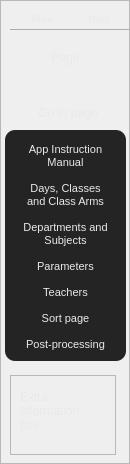
        <widget class="QFrame" name="sidebar">
         <property name="sizePolicy">
          <sizepolicy hsizetype="Expanding" vsizetype="Expanding">
           <horstretch>0</horstretch>
           <verstretch>0</verstretch>
          </sizepolicy>
         </property>
         <property name="maximumSize">
          <size>
           <width>130</width>
           <height>16777215</height>
          </size>
         </property>
         <property name="styleSheet">
          <string notr="true">*{
	color:#e9e9e9;
}

QFrame[objectName=&quot;sidebar&quot;]{
	background:#000;
	
}

QFrame[objectName=&quot;sidebar&quot;] QScrollArea{
	background:;
}

QPushButton{
	padding:3px;
	border:0.9px solid #eeeeee;
	border-radius:3px;
	font-size:10pt;
}</string>
         </property>
         <property name="frameShape">
          <enum>QFrame::StyledPanel</enum>
         </property>
         <property name="frameShadow">
          <enum>QFrame::Raised</enum>
         </property>
         <widget class="QGroupBox" name="prev_next_gbox">
          <property name="geometry">
           <rect>
            <x>10</x>
            <y>5</y>
            <width>121</width>
            <height>25</height>
           </rect>
          </property>
          <property name="minimumSize">
           <size>
            <width>0</width>
            <height>25</height>
           </size>
          </property>
          <property name="maximumSize">
           <size>
            <width>16777207</width>
            <height>25</height>
           </size>
          </property>
          <property name="styleSheet">
           <string notr="true">QGroupBox{
	border:none;
	border-bottom:0.9px solid #adadad;
}

QPushButton{
	border:none;
	font-size:10px;
}

QPushButton::hover{
	background:#555555;
}</string>
          </property>
          <layout class="QHBoxLayout" name="horizontalLayout_2">
           <property name="spacing">
            <number>1</number>
           </property>
           <property name="leftMargin">
            <number>1</number>
           </property>
           <property name="topMargin">
            <number>1</number>
           </property>
           <property name="rightMargin">
            <number>1</number>
           </property>
           <property name="bottomMargin">
            <number>1</number>
           </property>
           <item>
            <widget class="QPushButton" name="prev_stacked_page">
             <property name="toolTip">
              <string>&lt;html&gt;&lt;head/&gt;&lt;body&gt;&lt;p&gt;The previous page&lt;/p&gt;&lt;/body&gt;&lt;/html&gt;</string>
             </property>
             <property name="text">
              <string>Prev</string>
             </property>
             <property name="icon">
              <iconset>
               <normaloff>../Icons folder/bonus/icons-24/arrow-180.png</normaloff>../Icons folder/bonus/icons-24/arrow-180.png</iconset>
             </property>
             <property name="iconSize">
              <size>
               <width>16</width>
               <height>16</height>
              </size>
             </property>
            </widget>
           </item>
           <item>
            <widget class="QPushButton" name="next_stacked_page">
             <property name="font">
              <font>
               <pointsize>-1</pointsize>
              </font>
             </property>
             <property name="toolTip">
              <string>&lt;html&gt;&lt;head/&gt;&lt;body&gt;&lt;p&gt;The next page&lt;/p&gt;&lt;/body&gt;&lt;/html&gt;</string>
             </property>
             <property name="text">
              <string>Next</string>
             </property>
             <property name="icon">
              <iconset>
               <normaloff>../Icons folder/bonus/icons-24/arrow.png</normaloff>../Icons folder/bonus/icons-24/arrow.png</iconset>
             </property>
             <property name="iconSize">
              <size>
               <width>16</width>
               <height>16</height>
              </size>
             </property>
             <property name="checkable">
              <bool>false</bool>
             </property>
            </widget>
           </item>
          </layout>
         </widget>
         <widget class="QGroupBox" name="sidebar_nodes">
          <property name="geometry">
           <rect>
            <x>5</x>
            <y>130</y>
            <width>121</width>
            <height>231</height>
           </rect>
          </property>
          <property name="styleSheet">
           <string notr="true">QGroupBox{
	background:#242424;
	border:none;
	border-radius:10px;
	padding:6px;
}

QPushButton{
	font-size:8pt;
	border:none;
}

QPushButton::hover{
	background:rgba(0,120,215,0.4);
}

QPushButton::pressed{
	background:#000055;
}</string>
          </property>
          <property name="title">
           <string/>
          </property>
          <layout class="QVBoxLayout" name="verticalLayout_6">
           <property name="spacing">
            <number>4</number>
           </property>
           <property name="leftMargin">
            <number>1</number>
           </property>
           <property name="topMargin">
            <number>1</number>
           </property>
           <property name="rightMargin">
            <number>1</number>
           </property>
           <property name="bottomMargin">
            <number>1</number>
           </property>
           <item>
            <widget class="QPushButton" name="pushButton_27">
             <property name="text">
              <string>App Instruction
Manual</string>
             </property>
            </widget>
           </item>
           <item>
            <widget class="QPushButton" name="pushButton_40">
             <property name="text">
              <string>Days, Classes
and Class Arms</string>
             </property>
            </widget>
           </item>
           <item>
            <widget class="QPushButton" name="pushButton_28">
             <property name="text">
              <string>Departments and
Subjects</string>
             </property>
            </widget>
           </item>
           <item>
            <widget class="QPushButton" name="pushButton_53">
             <property name="text">
              <string>Parameters</string>
             </property>
            </widget>
           </item>
           <item>
            <widget class="QPushButton" name="pushButton_52">
             <property name="text">
              <string>Teachers</string>
             </property>
            </widget>
           </item>
           <item>
            <widget class="QPushButton" name="pushButton_54">
             <property name="text">
              <string>Sort page</string>
             </property>
            </widget>
           </item>
           <item>
            <widget class="QPushButton" name="pushButton_56">
             <property name="text">
              <string>Post-processing</string>
             </property>
            </widget>
           </item>
          </layout>
         </widget>
         <widget class="QLabel" name="label_52">
          <property name="geometry">
           <rect>
            <x>25</x>
            <y>105</y>
            <width>86</width>
            <height>16</height>
           </rect>
          </property>
          <property name="text">
           <string>Go to page</string>
          </property>
          <property name="alignment">
           <set>Qt::AlignCenter</set>
          </property>
         </widget>
         <widget class="QLabel" name="page_counter">
          <property name="geometry">
           <rect>
            <x>10</x>
            <y>50</y>
            <width>111</width>
            <height>16</height>
           </rect>
          </property>
          <property name="text">
           <string>Page</string>
          </property>
          <property name="alignment">
           <set>Qt::AlignCenter</set>
          </property>
         </widget>
         <widget class="QFrame" name="frame_56">
          <property name="geometry">
           <rect>
            <x>10</x>
            <y>375</y>
            <width>106</width>
            <height>80</height>
           </rect>
          </property>
          <property name="frameShape">
           <enum>QFrame::StyledPanel</enum>
          </property>
          <property name="frameShadow">
           <enum>QFrame::Raised</enum>
          </property>
          <widget class="QLabel" name="label_113">
           <property name="geometry">
            <rect>
             <x>10</x>
             <y>15</y>
             <width>81</width>
             <height>41</height>
            </rect>
           </property>
           <property name="text">
            <string>Extra information box</string>
           </property>
           <property name="wordWrap">
            <bool>true</bool>
           </property>
          </widget>
         </widget>
        </widget>
